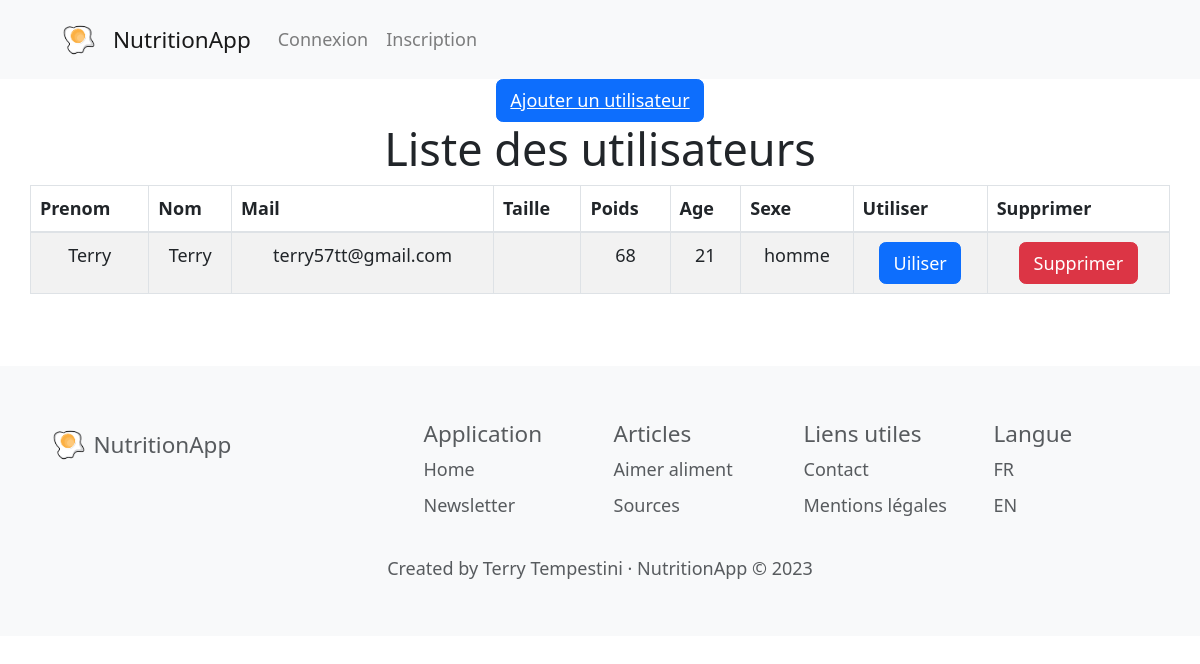
/t, run on an earlier commit of the app's database.
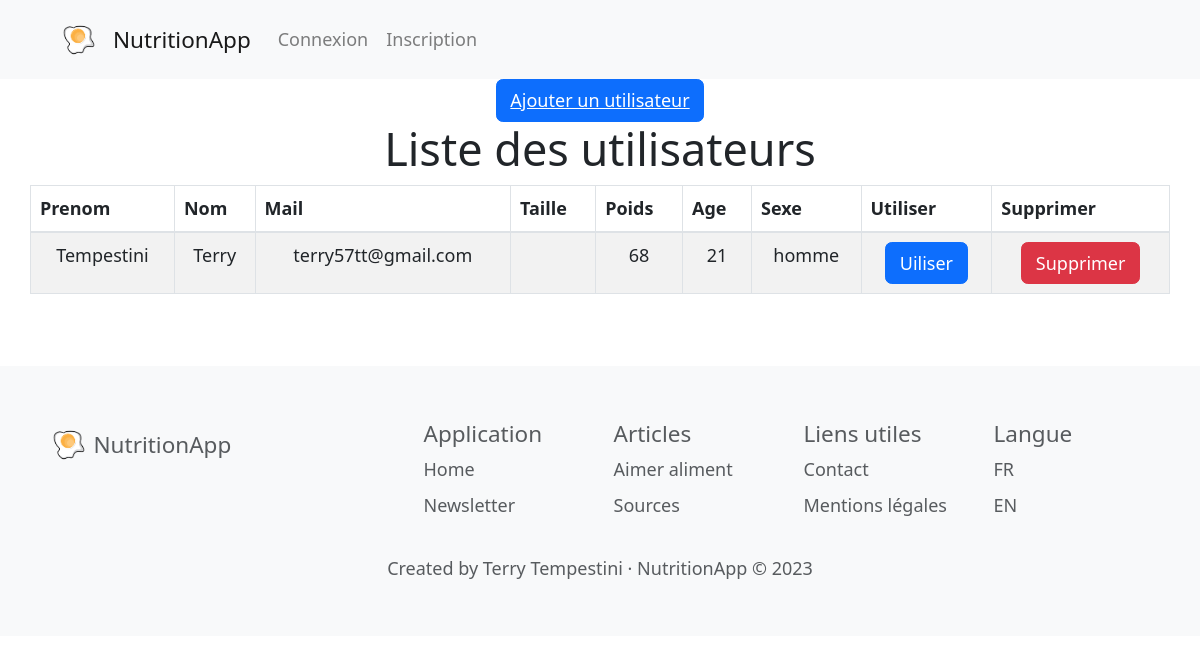
And on a later commit of the database.
### models/Utilisateur.py (models this page shows, shortened)
class Utilisateur(db.Model):
    id = db.Column(db.Integer, primary_key=True)
    nom = db.Column(db.String(255), nullable=True)
    prenom = db.Column(db.String(255), nullable=True)
    mail = db.Column(db.String(255), nullable=True)
    mdp = db.Column(db.String(255), nullable=True)
    age = db.Column(db.Integer, nullable=True)
    taille = db.Column(db.Integer, nullable=True)
    poids = db.Column(db.Integer, nullable=True)
    sexe = db.Column(db.String(255), nullable=True)
    diete = db.Column(db.Integer, db.ForeignKey('diete.id'))
    reset_token = db.Column(db.String(255), nullable=True)
    reset_token_expiration = db.Column(db.DateTime, nullable=True)
    diete_obj = db.relationship('Diete', backref=db.backref('utilisateurs'), foreign_keys=[diete])
    @staticmethod
    def get_all():
        return Utilisateur.query.order_by(Utilisateur.nom).all()

### controllers/admin.py (the view)
@app.route('/t', methods=['GET', 'POST'])
def t():
    diete = Diete.get_by_id(1)
    all_users = Utilisateur.get_all()
    return render_template('aliment/test.html', diete=diete, all_users=all_users)

### models/Diete.py (called while the page is built)
    def get_by_id(id):
        return Diete.query.get(id)

### templates/aliment/test.html
{% extends 'base.html' %}
{% block content %}
{% set page = 'aliments' %}
{% set place = ["accueil"] %}
{% with breadcrumb=place %}
    {% include "navbar.html" %}
{% endwith %}
<link rel="stylesheet" href="{{ url_for('static', filename='css/pages.css') }}">
<div class="container">
    <div class="row">
        <div class="col-md-12 text-center">
            <button type="button" class="btn btn-primary"><a href="{{ url_for('controllers.new_user') }}" class="text-white">Ajouter un utilisateur</a></button>
        </div>
        <div class="col-md-12">
            <h1 class="text-center">Liste des utilisateurs</h1>
        </div>
        <table class="table table-striped table-bordered">
            <thead>
                <tr>
                    <th scope="col">Prenom</th>
                    <th scope="col">Nom</th>
                    <th scope="col">Mail</th>
                    <th scope="col">Taille</th>
                    <th scope="col">Poids</th>
                    <th scope="col">Age</th>
                    <th scope="col">Sexe</th>
                    <th scope="col">Utiliser</th>
                    <th scope="col">Supprimer</th>
                </tr>
            </thead>
            <tbody>
                {% for user in all_users %}
                    <tr>
                        <td>{{ user.nom }}</td>
                        <td>{{ user.prenom }}</td>
                        <td>{{ user.mail }}</td>
                        <td>{{ user.tour_taille }}</td>
                        <td>{{ user.poids }}</td>
                        <td>{{ user.age }}</td>
                        <td>{{ user.sexe }}</td>
                        <td><a href="{{ url_for('controllers.use', id=user.id) }}" class="btn btn-primary">Uiliser</a></td>
                        <td><a href="{{ url_for('controllers.delete_user', id=user.id) }}" class="btn btn-danger">Supprimer</a></td>
                    </tr>
                {% endfor %}
            </tbody>
        </table>
    </div>
</div>
{% endblock %}

What changed in the data, as far as the page shows it:
changed Utilisateur "Terry": nom "Terry" → "Tempestini"
